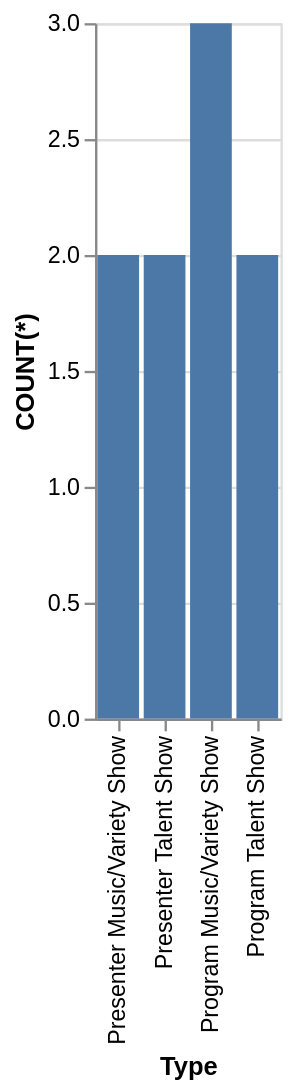

Vega-Lite specification for this chart:
### Vega-Lite specification from a JSON file in a GitHub repository (floating-point values rounded to 4 significant figures)
{"data": {"values": [{"x_data": "Presenter Music/Variety Show", "y_data": 2}, {"x_data": "Presenter Talent Show", "y_data": 2}, {"x_data": "Program Music/Variety Show", "y_data": 3}, {"x_data": "Program Talent Show", "y_data": 2}]}, "mark": "bar", "encoding": {"x": {"field": "x_data", "type": "nominal", "title": "Type", "sort": "ascending"}, "y": {"field": "y_data", "type": "quantitative", "title": "COUNT(*)"}}}
